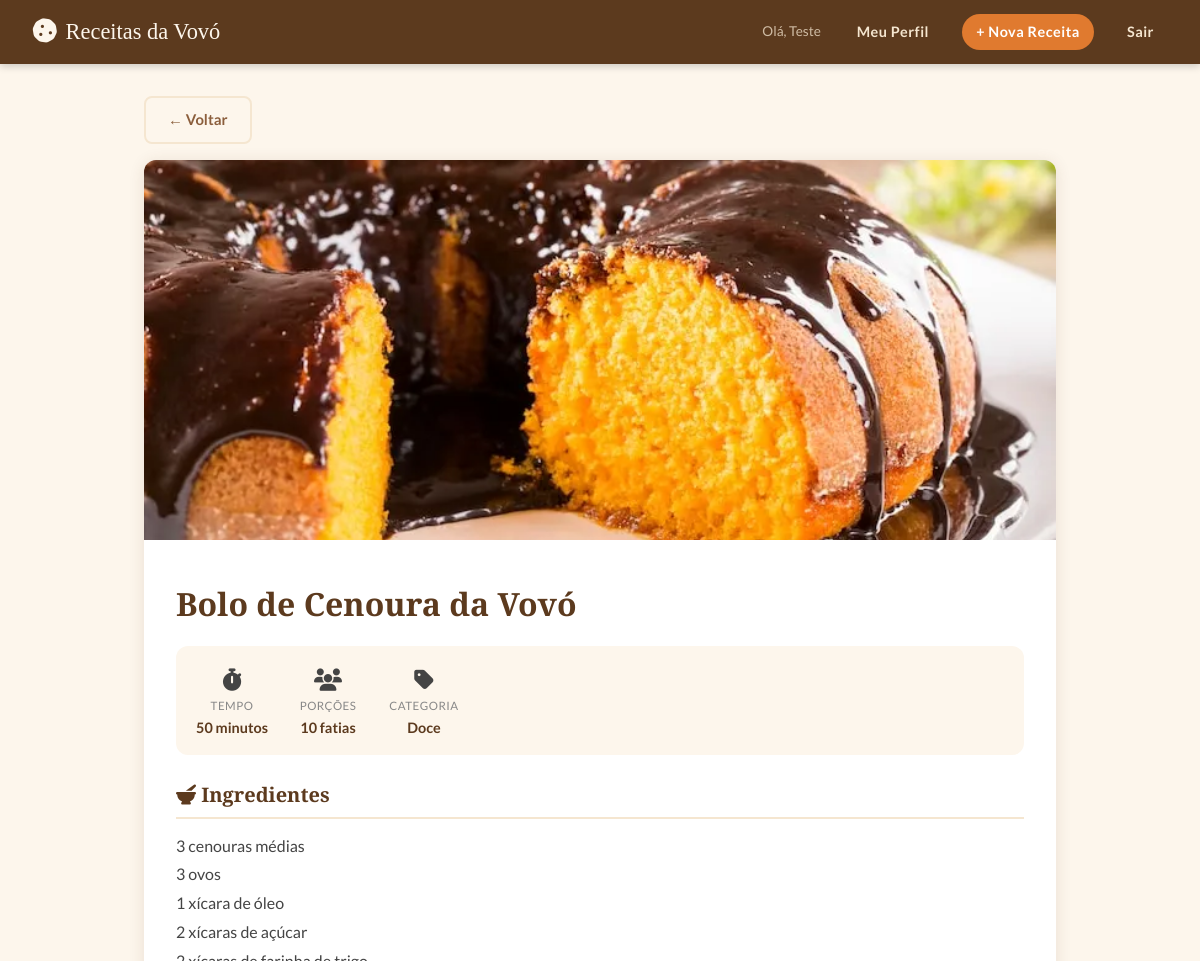
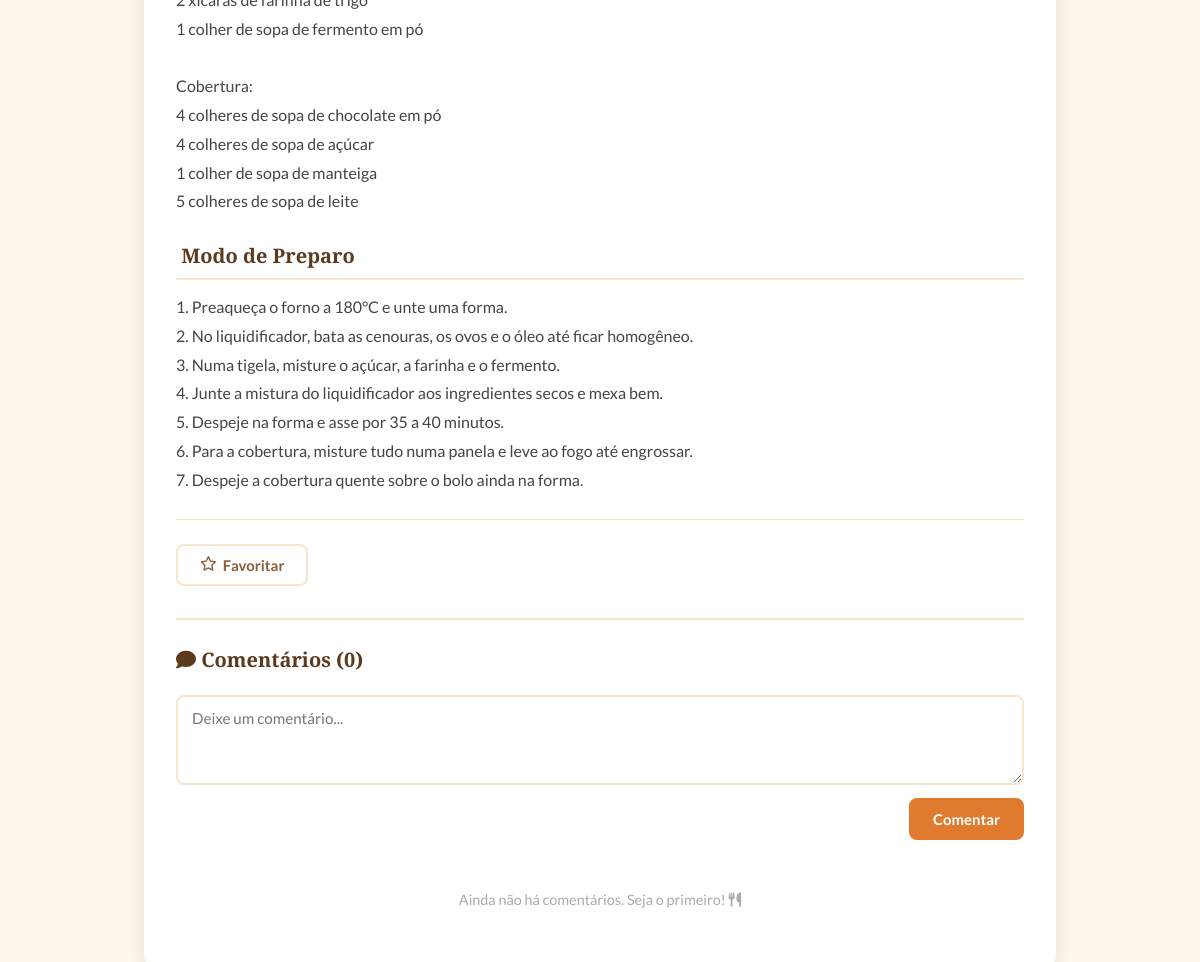
Screenshot of /receita/1 (signed in) with the database file from the repository (2 pictures, top to bottom).
### models.py (models this page shows, shortened)
class Receita(db.Model):
    __tablename__ = 'receita'
    id            = db.Column(db.Integer, primary_key=True)
    nome          = db.Column(db.String(150), nullable=False)
    descricao     = db.Column(db.Text, nullable=False)
    ingredientes  = db.Column(db.Text, nullable=False)
    modo_preparo  = db.Column(db.Text, nullable=False)
    tempo_preparo = db.Column(db.String(50), nullable=False)
    tempo_minutos = db.Column(db.Integer, nullable=True)
    porcoes       = db.Column(db.String(50), nullable=False)
    categoria     = db.Column(db.String(50), nullable=False)
    dificuldade   = db.Column(db.String(20), nullable=True)
    foto          = db.Column(db.String(200), nullable=True)
    fixa          = db.Column(db.Boolean, default=False, nullable=False)
    usuario_id    = db.Column(db.Integer, db.ForeignKey('usuario.id'), nullable=True)

### app.py (the view)
@app.route('/receita/<int:id>')
def ver_receita(id):
    if not usuario_logado():
        return redirect(url_for('login'))
    receita = Receita.query.get_or_404(id)
    favoritado = Favorito.query.filter_by(usuario_id=session['usuario_id'], receita_id=id).first() is not None
    return render_template('receita.html', receita=receita, favoritado=favoritado)

### app.py (called while the page is built)
def usuario_logado():
    return 'usuario_id' in session

### templates/receita.html (shortened to what this page needs)
{% extends 'base.html' %}
{% block conteudo %}
<div class="container">
<a href="{{ url_for('index') }}" class="btn btn-secondary">← Voltar</a>
<div class="receita-detalhe" style="margin-top:1rem;">
{% if receita.foto %}<img class="receita-foto-grande" src="{{ url_for('static', filename='uploads/' + receita.foto) }}" alt="{{ receita.nome }}"/>
{% else %}<div class="receita-foto-placeholder"><i class="fas fa-utensils"></i></div>{% endif %}
<div class="receita-conteudo">
<h1>{{ receita.nome }}</h1>
<div class="receita-meta">
        <div class="receita-meta-item">
          <span class="icone"><i class="fas fa-stopwatch"></i></span>
          <span class="label">Tempo</span>
          <span class="valor">{{ receita.tempo_preparo }}</span>
</div>
        <div class="receita-meta-item">
          <span class="icone"><i class="fas fa-users"></i></span>
          <span class="label">Porções</span>
          <span class="valor">{{ receita.porcoes }}</span>
        </div>
        <div class="receita-meta-item">
          <span class="icone"><i class="fas fa-tag"></i></span>
          <span class="label">Categoria</span>
          <span class="valor">{{ receita.categoria }}</span>
        </div>
      </div>
      <div class="receita-secao">
        <h2><i class="fas fa-mortar-pestle"></i> Ingredientes</h2>
        <p>{{ receita.ingredientes }}</p>
      </div>
      <div class="receita-secao">
        <h2> Modo de Preparo</h2>
        <p>{{ receita.modo_preparo }}</p>
      </div>
<div class="receita-acoes">
<form method="POST" action="{{ url_for('favoritar', id=receita.id) }}">
          <button type="submit" class="btn {% if favoritado %}btn-favorito-ativo{% else %}btn-secondary{% endif %}">
            {% if favoritado %}<i class="fas fa-star"></i> Favoritado{% else %}<i class="far fa-star"></i> Favoritar{% endif %}
          </button>
</form>
</div>
<div class="comentarios-secao">
        <h2 class="comentarios-titulo"><i class="fa-solid fa-comment"></i> Comentários ({{ receita.comentarios | length }})</h2>
<form method="POST" action="{{ url_for('comentar', receita_id=receita.id) }}" class="form-comentario">
  <textarea name="texto" placeholder="Deixe um comentário..." maxlength="500" required></textarea>
  <button type="submit" class="btn btn-primary">Comentar</button>
</form>
{% if receita.comentarios %}
<div class="comentarios-lista">{% for c in receita.comentarios | sort(attribute='data_criacao', reverse=True) %}
<div class="comentario-card">
                <div class="comentario-header">
                  <span class="comentario-autor"><i class="fa-solid fa-user"></i> {{ comentario.autor.nome }}</span>
                  <span class="comentario-data">
                    {{ comentario.data_criacao.strftime('%d/%m/%Y às %H:%M') }}
                  </span>
                </div>
                <p class="comentario-texto">{{ comentario.texto }}</p>
                {% if comentario.usuario_id == session.get('usuario_id') or
                      receita.usuario_id == session.get('usuario_id') %}
                  <form method="POST" action="{{ url_for('excluir_comentario', id=comentario.id) }}"
                        style="margin-top: 0.5rem;">
                    <button type="submit" class="btn-excluir-comentario"
                            onclick="return confirm('Excluir este comentário?')">
                      <i class="fas fa-trash"></i> Excluir
                    </button>
                  </form>
                {% endif %}
              </div>
            {% endfor %}
          </div>
        {% else %}
          <p class="sem-comentarios">Ainda não há comentários. Seja o primeiro! <i class="fa-solid fa-utensils"></i></p>
        {% endif %}
      </div>
    </div>
  </div>
</div>
{% endblock %}

### static/css/style.css (style rules this page uses)
:root { --laranja: #E07A2F; --laranja-esc: #C4611A; --creme: #FDF6EC; --creme-esc: #F5E6D0; --marrom: #5C3A1E; --marrom-med: #8B5E3C; --cinza-text: #444; --branco: #FFFFFF; --sombra: rgba(92, 58, 30, 0.12); --vermelho: #C0392B; --verde: #27AE60; --azul-info: #2980B9; --fonte-titulo: 'Playfair Display', Georgia, serif; --fonte-texto: 'Lato', sans-serif; --raio: 12px; --transicao: 0.25s ease; }
*, *::before, *::after { box-sizing: border-box; margin: 0; padding: 0; }
body { font-family: var(--fonte-texto); background-color: var(--creme); color: var(--cinza-text); min-height: 100vh; line-height: 1.6; }
a { color: var(--laranja); text-decoration: none; transition: color var(--transicao); }
.container { max-width: 960px; margin: 2rem auto; padding: 0 1.5rem; }
.receita-detalhe { background: var(--branco); border-radius: var(--raio); box-shadow: 0 2px 16px var(--sombra); overflow: hidden; }
.receita-foto-grande { width: 100%; max-height: 380px; object-fit: cover; }
.receita-conteudo { padding: 2rem; }
.receita-conteudo h1 { font-family: var(--fonte-titulo); font-size: 2rem; color: var(--marrom); margin-bottom: 0.5rem; }
.receita-meta { display: flex; flex-wrap: wrap; gap: 1rem; margin: 1rem 0 1.5rem; padding: 1rem; background: var(--creme); border-radius: var(--raio); }
.receita-meta-item { display: flex; flex-direction: column; align-items: center; text-align: center; min-width: 80px; }
.receita-meta-item .icone { font-size: 1.4rem; }
.receita-meta-item .label { font-size: 0.72rem; color: #888; text-transform: uppercase; letter-spacing: 0.5px; }
.receita-meta-item .valor { font-weight: 700; color: var(--marrom); font-size: 0.9rem; }
.receita-secao { margin-bottom: 1.5rem; }
.receita-secao h2 { font-family: var(--fonte-titulo); font-size: 1.25rem; color: var(--marrom); border-bottom: 2px solid var(--creme-esc); padding-bottom: 6px; margin-bottom: 0.8rem; }
.receita-secao p { white-space: pre-line; line-height: 1.8; color: var(--cinza-text); }
.receita-acoes { display: flex; gap: 0.8rem; flex-wrap: wrap; margin-top: 1.5rem; padding-top: 1.5rem; border-top: 1px solid var(--creme-esc); }
.btn { display: inline-flex; align-items: center; gap: 6px; padding: 10px 22px; border-radius: 8px; font-family: var(--fonte-texto); font-size: 0.93rem; font-weight: 700; cursor: pointer; border: 2px solid transparent; transition: all var(--transicao); text-decoration: none; }
.btn-primary { background: var(--laranja); color: var(--branco); border-color: var(--laranja); }
.btn-secondary { background: transparent; color: var(--marrom-med); border-color: var(--creme-esc); }
.comentarios-secao { margin-top: 2rem; padding-top: 1.5rem; border-top: 2px solid var(--creme-esc); }
.comentarios-titulo { font-family: var(--fonte-titulo); font-size: 1.25rem; color: var(--marrom); margin-bottom: 1.2rem; }
.form-comentario { display: flex; flex-direction: column; gap: 0.8rem; margin-bottom: 1.5rem; }
.form-comentario textarea { width: 100%; padding: 12px 14px; border: 2px solid var(--creme-esc); border-radius: 8px; font-family: var(--fonte-texto); font-size: 0.95rem; color: var(--cinza-text); resize: vertical; min-height: 90px; transition: border-color var(--transicao); }
.form-comentario .btn { align-self: flex-end; }
.sem-comentarios { color: #aaa; font-size: 0.9rem; text-align: center; padding: 1.5rem; }

### rows the page displays
Receita: foto (picture), nome "Bolo de Cenoura da Vovó", tempo_preparo "50 minutos", porcoes "10 fatias", categoria "Doce", ingredientes "3 cenouras médias 3 ovos 1 xícara de óleo 2 xícaras de açúcar 2 xícaras de farinha de trigo 1 colher de sopa de fermento em pó Cobertura: 4 colheres de sopa de chocolate em pó 4 colheres de sopa de açúcar 1 colher de sopa de manteiga 5 colheres de sopa de leite", modo_preparo "1. Preaqueça o forno a 180°C e unte uma forma. 2. No liquidificador, bata as cenouras, os ovos e o óleo até ficar homogêneo. 3. Numa tigela, misture o açúcar, a farinha e o fermento. 4. Junte a mistura do liquidificador aos ingredientes secos e mexa bem. 5. Despeje na forma e asse por 35 a 40 minutos. 6. Para a cobertura, misture tudo numa panela e leve ao fogo até engrossar. 7. Despeje a cobertura quente sobre o bolo ainda na forma."

### other values shown
{{ session.get('usuario_nome') }} "Teste"
{{ receita.comentarios | length }} "0"
